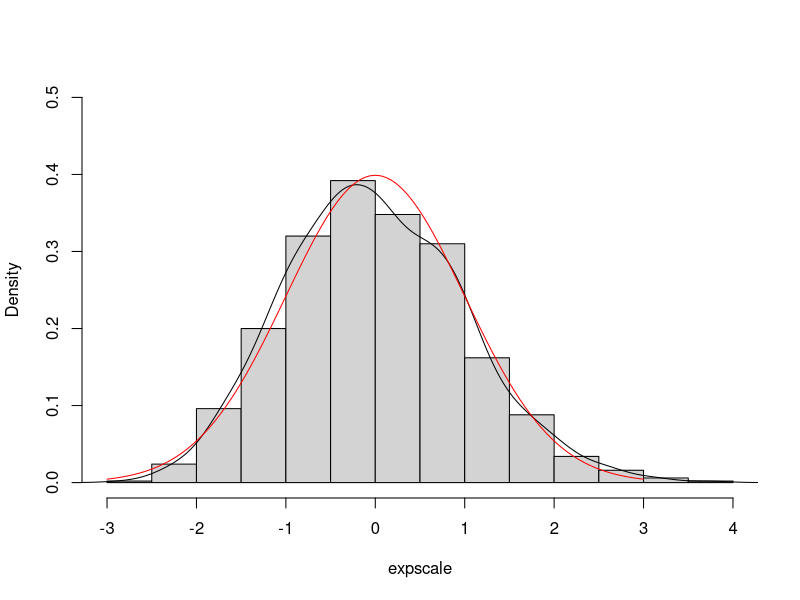

The R source for this figure:
## ---- chunk 1
expdist <- rep(NA,1000)
for (i in 1:1000){
    expdist[i] <- mean(rexp(40,0.2))
}
## ---- chunk 2
calcmean <- mean(expdist)
calcmean
## ---- chunk 3
calcvar <- var(expdist)
calcvar
## ---- chunk 4
expscale <- scale(expdist)
hist(expscale,probability=T, main="", ylim=c(0, 0.5))
lines(density(expscale))
# Compare with the standard normal distribution
curve(dnorm(x,0,1), -3, 3, col="red", add=T)
## ---- chunk 5

set.seed(567)

lambda <- 0.2

# checks for each simulation if the mean is in the confidence interval

inconfint <- function(lambda) {

                ehats <- rexp(1000, lambda)

                se <- sd(ehats)/sqrt(1000)

                ll <- mean(ehats) - 1.96 * se

                ul <- mean(ehats) + 1.96 * se

                (ll < 1/lambda & ul > 1/lambda)

        }

# estimate the coverage in each round of simulations

coverage <- function(lambda) {

    covvals <- replicate(100, inconfint(lambda))

    mean(covvals)

}

# perform the simulation

simres <- replicate(100, coverage(lambda))

mean(simres)

